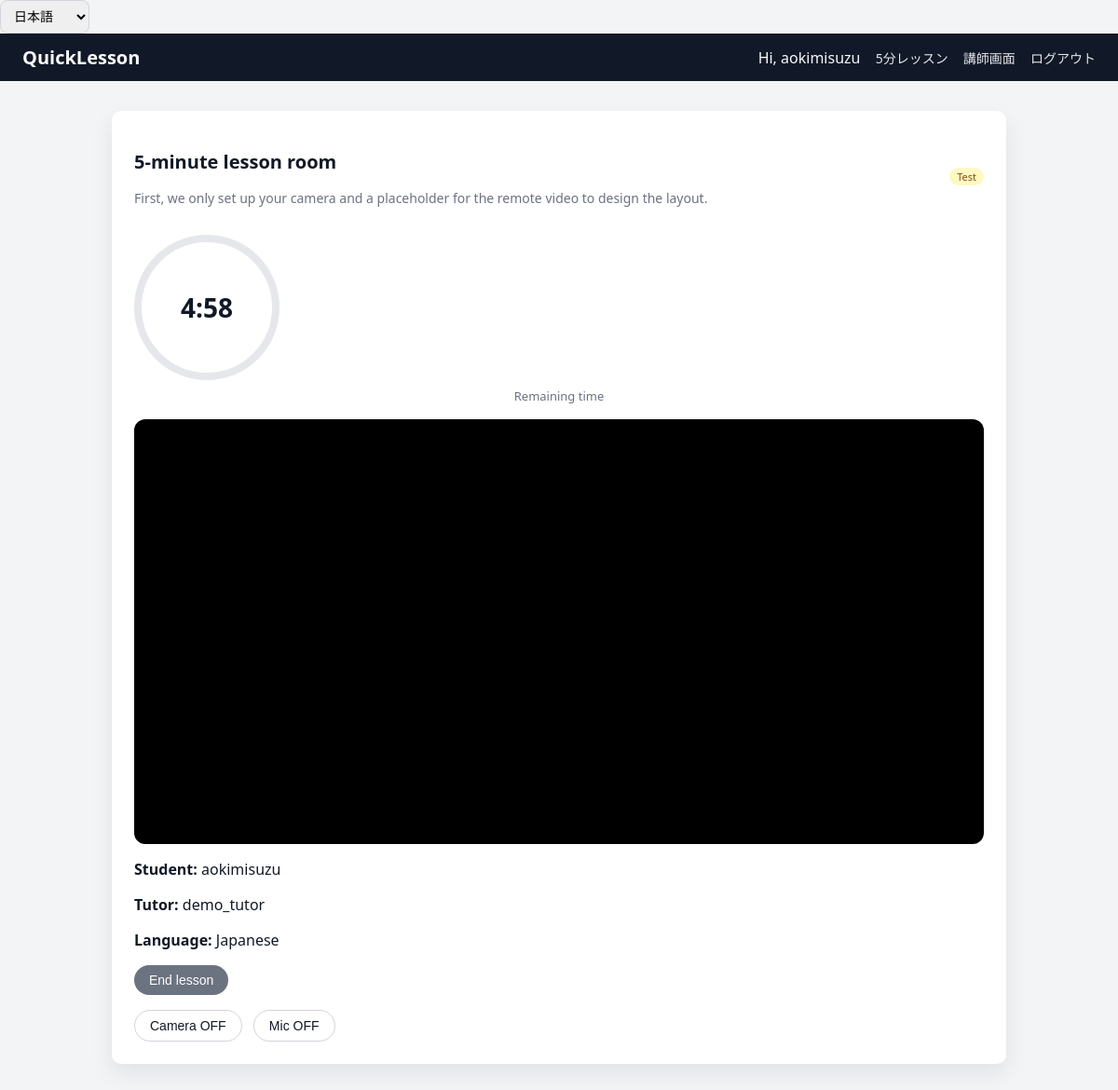
Screenshot of /lesson/room/1/ (signed in) with the database file from the repository.
### core/models.py (models this page shows, shortened)
class QuickLessonMatch(models.Model):
    request = models.OneToOneField(QuickLessonRequest, on_delete=models.CASCADE)
    tutor = models.ForeignKey(TutorProfile, on_delete=models.CASCADE)
    started_at = models.DateTimeField()
    end_at = models.DateTimeField()
    meeting_url = models.URLField(blank=True)
    price = models.DecimalField(max_digits=8, decimal_places=2, default=0)

class QuickLessonRequest(models.Model):
    STATUS_CHOICES = [
        ("waiting", "Waiting"),
        ("matched", "Matched"),
        ("cancelled", "Cancelled"),
    ]
    PURPOSE_CHOICES = [
        ("lesson", "Lesson"),        # 普通の5分レッスン
        ("interview", "Interview"),  # 講師候補との面接
    ]
    student = models.ForeignKey(StudentProfile, on_delete=models.CASCADE)
    language = models.ForeignKey(LessonLanguage, on_delete=models.PROTECT)
    created_at = models.DateTimeField(auto_now_add=True)
    status = models.CharField(
        max_length=20, choices=STATUS_CHOICES, default="waiting"
    )
    purpose = models.CharField(
        max_length=20,
        choices=PURPOSE_CHOICES,
        default="lesson",
    )

class StudentProfile(models.Model):
    user = models.OneToOneField(User, on_delete=models.CASCADE)
    native_language = models.ForeignKey(
        LessonLanguage, null=True, blank=True, on_delete=models.SET_NULL
    )

class TutorProfile(models.Model):
    user = models.OneToOneField(User, on_delete=models.CASCADE)
    languages = models.ManyToManyField(LessonLanguage, blank=True)
    is_online = models.BooleanField(default=False)
    can_interview = models.BooleanField(default=False)

class LessonLanguage(models.Model):
    code = models.CharField(max_length=10, unique=True)  # 'en', 'es', 'ja'
    name = models.CharField(max_length=50)               # English, Español, 日本語

### core/views.py (the view)
# urls.py: path("lesson/room/<int:match_id>/", views.lesson_room, name="lesson_room"),
@login_required
def lesson_room(request, match_id: int):
    match = get_object_or_404(QuickLessonMatch, id=match_id)
    now = timezone.now()
    remaining_seconds = max(0, int((match.end_at - now).total_seconds()))
    context = {
        "match": match,
        "remaining_seconds": remaining_seconds,
    }
    return render(request, "core/lesson_room.html", context)

### templates/core/lesson_room.html (shortened to what this page needs)
{% extends "base.html" %}
{% load i18n %}
{% block content %}
  <div class="card">
    <div class="card-header">
      <div>
        <h2 class="card-title">{% trans "5-minute lesson room" %}</h2>
        <p class="card-subtitle">
          {% trans "First, we only set up your camera and a placeholder for the remote video to design the layout." %}
        </p>
      </div>
      <span class="badge badge-yellow">Test</span>
    </div>
    <div class="center mt-16">
      <div class="timer-circle">
        <span id="timer-display"></span>
      </div>
      <div class="timer-label">{% trans "Remaining time" %}</div>
    </div>
    <div class="mt-16">
      <video id="localVideo"
             class="video-placeholder"
             autoplay
             playsinline
             muted>
      </video>
    </div>
    <div class="mt-16">
      <p><strong>{% trans "Student" %}:</strong> {{ match.request.student.user.username }}</p>
      <p><strong>{% trans "Tutor" %}:</strong> {{ match.tutor.user.username }}</p>
      <p><strong>{% trans "Language" %}:</strong> {{ match.request.language.name }}</p>
    </div>
    <div class="mt-16">
      <button id="leave-btn" class="btn btn-secondary">
        {% trans "End lesson" %}
      </button>
    </div>
    <div class="mt-16">
      <button id="toggle-camera" class="btn btn-outline">
        {% trans "Camera OFF" %}
      </button>
      <button id="toggle-mic" class="btn btn-outline">
        {% trans "Mic OFF" %}
      </button>
    </div>
  </div>
{% endblock %}

### templates/base.html (shortened to what this page needs)
{% load static %}
{% load i18n %}
<!DOCTYPE html>
<html lang="ja">
<head>
  <link rel="stylesheet" href="{% static 'css/style.css' %}">
  <body><form action="{% url 'set_language' %}" method="post" style="display:inline;">
  <select name="language" onchange="this.form.submit()">
    <option value="ja" {% if request.LANGUAGE_CODE == "ja" %}selected{% endif %}>日本語</option>
  </select>
</form>
</body>
</head>
<body>
  <header class="header">
    <div class="header-title">
      <a href="{% url 'home' %}">QuickLesson</a>
    </div>
    <nav class="header-nav">
      {% if user.is_authenticated %}
        <span>Hi, {{ user.username }}</span>
        <a href="{% url 'create_request' %}">5分レッスン</a>
        <a href="{% url 'tutor_dashboard' %}">講師画面</a>
        <a href="{% url 'logout' %}">ログアウト</a>
      {% else %}
        <a href="{% url 'login' %}">ログイン</a>
      {% endif %}
    </nav>
  </header>
  <main class="container">
    {% block content %}{% endblock %}
  </main>
</body>
</html>

### static/css/style.css (style rules this page uses)
body { margin: 0; font-family: system-ui, -apple-system, BlinkMacSystemFont, "Segoe UI", sans-serif; background: #f3f4f6; color: #111827; }
a { color: #2563eb; text-decoration: none; }
.header { background: #111827; color: #f9fafb; padding: 12px 24px; display: flex; align-items: center; justify-content: space-between; }
.header-title a { color: #f9fafb; font-weight: 700; font-size: 20px; text-decoration: none; }
.header-nav a { color: #e5e7eb; margin-left: 12px; font-size: 14px; }
.container { max-width: 960px; margin: 32px auto; padding: 0 16px; }
.card { background: #ffffff; border-radius: 10px; padding: 24px; box-shadow: 0 10px 25px rgba(15, 23, 42, 0.08); margin-bottom: 24px; }
.card-header { display: flex; justify-content: space-between; align-items: center; margin-bottom: 16px; }
.card-title { font-size: 20px; font-weight: 600; color: #111827; }
.card-subtitle { font-size: 14px; color: #6b7280; }
.btn { display: inline-flex; align-items: center; justify-content: center; padding: 8px 16px; border-radius: 999px; border: none; cursor: pointer; font-size: 14px; font-weight: 500; background: #2563eb; color: #ffffff; }
.btn-secondary { background: #6b7280; }
.btn-outline { background: transparent; border: 1px solid #d1d5db; color: #111827; }
.btn + .btn { margin-left: 8px; }
form { display: flex; flex-direction: column; gap: 12px; }
select, input[type="text"], input[type="email"], input[type="password"] { padding: 8px 10px; border-radius: 8px; border: 1px solid #d1d5db; font-size: 14px; }
.badge { display: inline-block; padding: 2px 8px; border-radius: 999px; font-size: 11px; font-weight: 500; }
.badge-yellow { background: #fef9c3; color: #854d0e; }
.center { text-align: center; }
.mt-16 { margin-top: 16px; }
.timer-circle { width: 140px; height: 140px; border-radius: 999px; border: 8px solid #e5e7eb; display: flex; align-items: center; justify-content: center; font-size: 28px; font-weight: 700; color: #111827; margin-bottom: 8px; }
.timer-label { font-size: 13px; color: #6b7280; }
.video-placeholder { border-radius: 12px; background: #000000; min-height: 260px; display: flex; align-items: center; justify-content: center; color: #9ca3af; font-size: 14px; text-align: center; }
.video-placeholder { border-radius: 12px; background: #000000; min-height: 220px; width: 100%; display: block; }

### rows the page displays
QuickLessonMatch: request.student.user.username "aokimisuzu", tutor.user.username "demo_tutor", request.language.name "Japanese"

### other values shown
{{ user.username }} "aokimisuzu"
